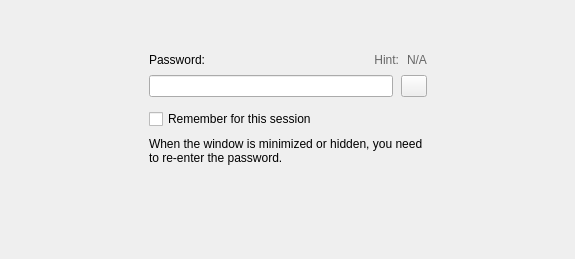
<?xml version="1.0" encoding="UTF-8"?>
<ui version="4.0">
 <class>WizUserCipherForm</class>
 <widget class="QWidget" name="WizUserCipherForm">
  <property name="geometry">
   <rect>
    <x>0</x>
    <y>0</y>
    <width>575</width>
    <height>259</height>
   </rect>
  </property>
  <property name="windowTitle">
   <string>Password</string>
  </property>
  <layout class="QHBoxLayout" name="horizontalLayout_4">
   <item>
    <spacer name="horizontalSpacer">
     <property name="orientation">
      <enum>Qt::Horizontal</enum>
     </property>
     <property name="sizeHint" stdset="0">
      <size>
       <width>23</width>
       <height>17</height>
      </size>
     </property>
    </spacer>
   </item>
   <item>
    <layout class="QVBoxLayout" name="verticalLayout_3">
     <property name="spacing">
      <number>8</number>
     </property>
     <item>
      <spacer name="verticalSpacer">
       <property name="orientation">
        <enum>Qt::Vertical</enum>
       </property>
       <property name="sizeHint" stdset="0">
        <size>
         <width>14</width>
         <height>13</height>
        </size>
       </property>
      </spacer>
     </item>
     <item>
      <layout class="QHBoxLayout" name="horizontalLayout_2">
       <property name="spacing">
        <number>0</number>
       </property>
       <item>
        <layout class="QVBoxLayout" name="verticalLayout">
         <property name="spacing">
          <number>8</number>
         </property>
         <item>
          <layout class="QHBoxLayout" name="horizontalLayout">
           <item>
            <widget class="QLabel" name="labelPassword">
             <property name="text">
              <string>Password:</string>
             </property>
             <property name="alignment">
              <set>Qt::AlignRight|Qt::AlignTrailing|Qt::AlignVCenter</set>
             </property>
            </widget>
           </item>
           <item>
            <spacer name="horizontalSpacer_4">
             <property name="orientation">
              <enum>Qt::Horizontal</enum>
             </property>
             <property name="sizeHint" stdset="0">
              <size>
               <width>10</width>
               <height>10</height>
              </size>
             </property>
            </spacer>
           </item>
           <item>
            <widget class="QLabel" name="label_2">
             <property name="sizePolicy">
              <sizepolicy hsizetype="Preferred" vsizetype="Preferred">
               <horstretch>0</horstretch>
               <verstretch>0</verstretch>
              </sizepolicy>
             </property>
             <property name="styleSheet">
              <string notr="true">color: #666666;</string>
             </property>
             <property name="text">
              <string>Hint:</string>
             </property>
             <property name="alignment">
              <set>Qt::AlignRight|Qt::AlignTrailing|Qt::AlignVCenter</set>
             </property>
            </widget>
           </item>
           <item>
            <widget class="QLabel" name="labelHint">
             <property name="styleSheet">
              <string notr="true">color: #666666;</string>
             </property>
             <property name="text">
              <string>N/A</string>
             </property>
             <property name="alignment">
              <set>Qt::AlignLeading|Qt::AlignLeft|Qt::AlignVCenter</set>
             </property>
            </widget>
           </item>
          </layout>
         </item>
         <item>
          <layout class="QHBoxLayout" name="horizontalLayout_5">
           <item>
            <widget class="QLineEdit" name="editUserCipher"/>
           </item>
           <item>
            <widget class="WizImageButton" name="buttonOk">
             <property name="sizePolicy">
              <sizepolicy hsizetype="Minimum" vsizetype="Fixed">
               <horstretch>0</horstretch>
               <verstretch>0</verstretch>
              </sizepolicy>
             </property>
             <property name="maximumSize">
              <size>
               <width>26</width>
               <height>26</height>
              </size>
             </property>
             <property name="text">
              <string/>
             </property>
            </widget>
           </item>
          </layout>
         </item>
        </layout>
       </item>
      </layout>
     </item>
     <item>
      <layout class="QHBoxLayout" name="horizontalLayout_3">
       <property name="topMargin">
        <number>4</number>
       </property>
       <item>
        <widget class="QCheckBox" name="checkSave">
         <property name="text">
          <string>Remember for this session</string>
         </property>
        </widget>
       </item>
      </layout>
     </item>
     <item>
      <widget class="QLabel" name="label_3">
       <property name="text">
        <string>When the window is minimized or hidden, you need to re-enter the password.</string>
       </property>
       <property name="wordWrap">
        <bool>true</bool>
       </property>
      </widget>
     </item>
     <item>
      <spacer name="verticalSpacer_4">
       <property name="orientation">
        <enum>Qt::Vertical</enum>
       </property>
       <property name="sizeHint" stdset="0">
        <size>
         <width>20</width>
         <height>40</height>
        </size>
       </property>
      </spacer>
     </item>
     <item>
      <spacer name="verticalSpacer_2">
       <property name="orientation">
        <enum>Qt::Vertical</enum>
       </property>
       <property name="sizeHint" stdset="0">
        <size>
         <width>278</width>
         <height>13</height>
        </size>
       </property>
      </spacer>
     </item>
    </layout>
   </item>
   <item>
    <spacer name="horizontalSpacer_2">
     <property name="orientation">
      <enum>Qt::Horizontal</enum>
     </property>
     <property name="sizeHint" stdset="0">
      <size>
       <width>22</width>
       <height>17</height>
      </size>
     </property>
    </spacer>
   </item>
  </layout>
 </widget>
 <customwidgets>
  <customwidget>
   <class>WizImageButton</class>
   <extends>QPushButton</extends>
   <header>widgets/WizImageButton.h</header>
  </customwidget>
 </customwidgets>
 <resources/>
 <connections/>
</ui>
